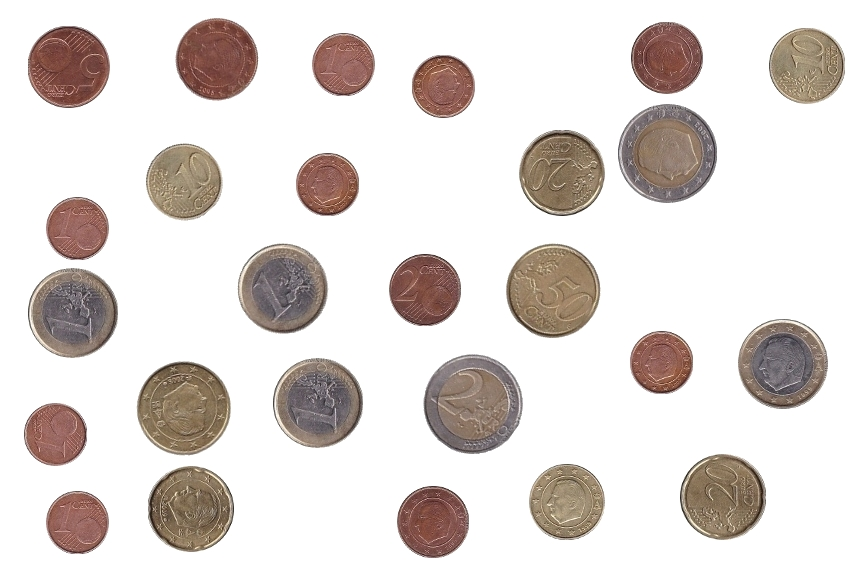
//> input picture Parciales de práctica/monedas/03_Monedas.jpg, 850 x 581 px
$ ./main   (built with g++ and OpenCV 4)
//> lines starting //> are read from the running program, lines starting //| are printed output that depends on the picture; after the words box and inside, x2 and y2 are one past the last pixel; in counts of white or black regions, pixels touching at a corner belong together
#include "opencv2/opencv.hpp"
#include "opencv2/highgui/highgui.hpp"
#include "iostream"
#include "pdi_functions.h"
#include "opencv2/video/tracking.hpp"
#include "vector"
#include "djr_functions.h"

using namespace std;
using namespace pdi;
using namespace cv;

int main(int argc,char **argv) {

//	Carga de imagenes
//	Mat imagen = imread("01_Monedas.jpg",CV_LOAD_IMAGE_GRAYSCALE);
//	Mat imagen = imread("02_Monedas.jpg",CV_LOAD_IMAGE_GRAYSCALE);
	Mat imagen = imread("03_Monedas.jpg",CV_LOAD_IMAGE_GRAYSCALE);
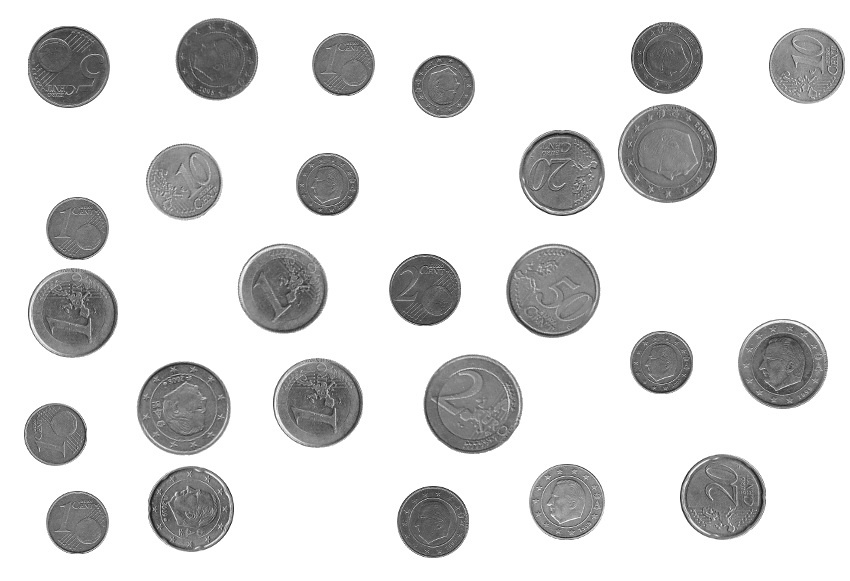
//> imagen: 581 rows x 850 cols, CV_8UC1; min 23, max 255, mean 218.6

//	Restauracion
	Mat imagen_rest;
	medianBlur(imagen,imagen_rest,7);
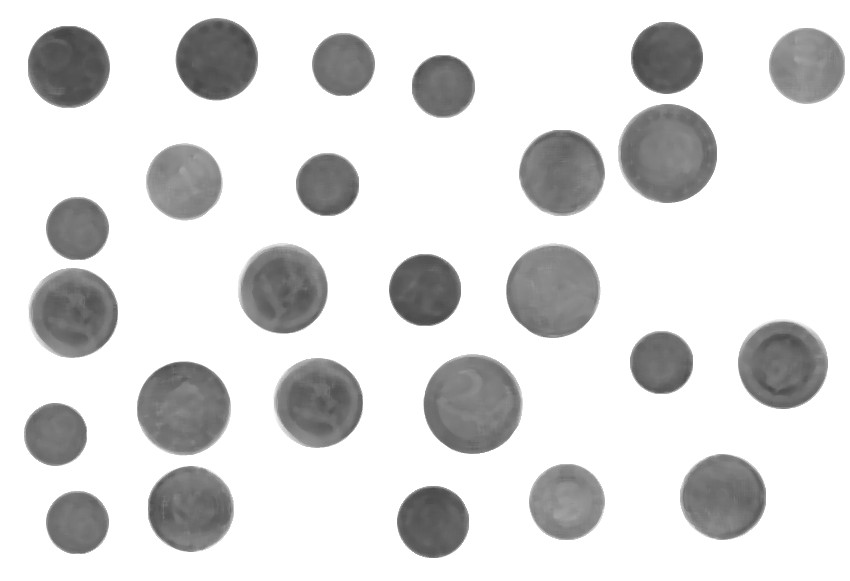
//> imagen_rest: 581 rows x 850 cols, CV_8UC1; min 70, max 255, mean 218.8

//	Umbralizacion
	Mat imagen_u;
	int nt = threshold(imagen_rest,imagen_u,0,255,THRESH_BINARY_INV|THRESH_OTSU);
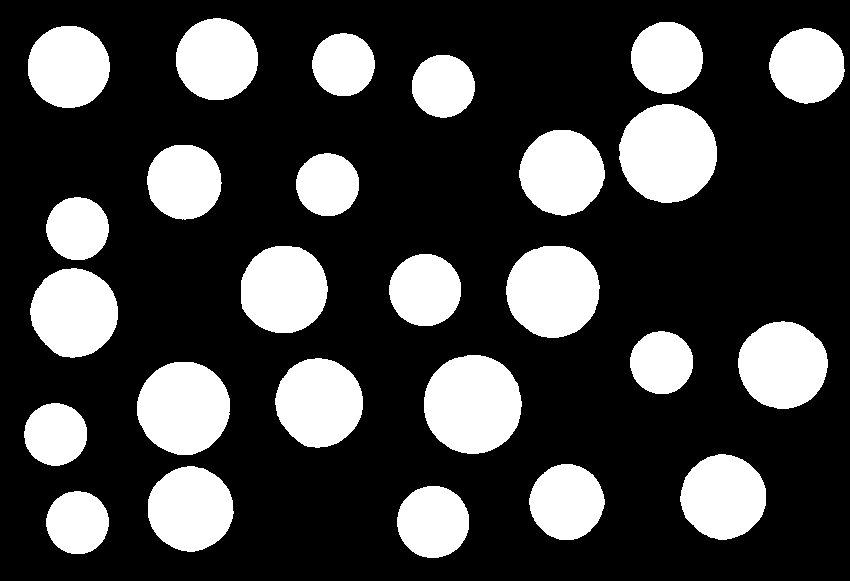
//> imagen_u: 581 rows x 850 cols, CV_8UC1; 26% white; 26 white regions, largest, box (x1, y1, x2, y2) and area: (424, 355, 522, 454) 7642, (619, 104, 717, 203) 7595, (506, 246, 600, 338) 6819
//> nt = 185

//	Cantidad de monedas
	Mat imagen_cc,imagen_est,imagen_cen;
	connectedComponentsWithStats(imagen_u,imagen_cc,imagen_est,imagen_cen);
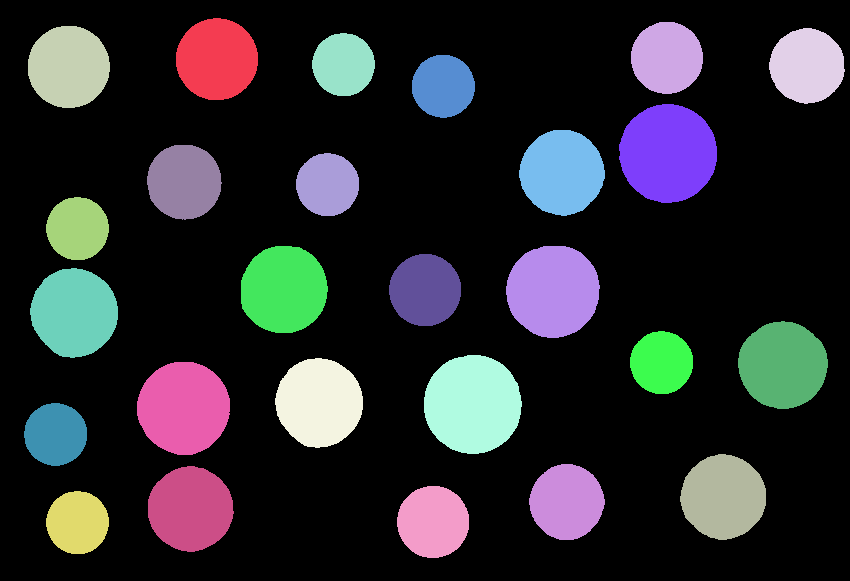
//> imagen_cc: 581 rows x 850 cols, CV_32SC1; 27 distinct labels, from 0 to 26; one colour per label, 0 black
//> imagen_est = 27 rows, first 6: [0, 0, 850, 581, 365685], [176, 18, 82, 82, 5289], [631, 22, 72, 72, 4092], [28, 26, 82, 82, 5328], [769, 28, 76, 76, 4421], [312, 33, 63, 63, 3109]; imagen_cen = 27 pairs, first value 55.14 to 806.6, second value 57.34 to 522.1
	imagen_cc.convertTo(imagen_cc,CV_8UC(1));
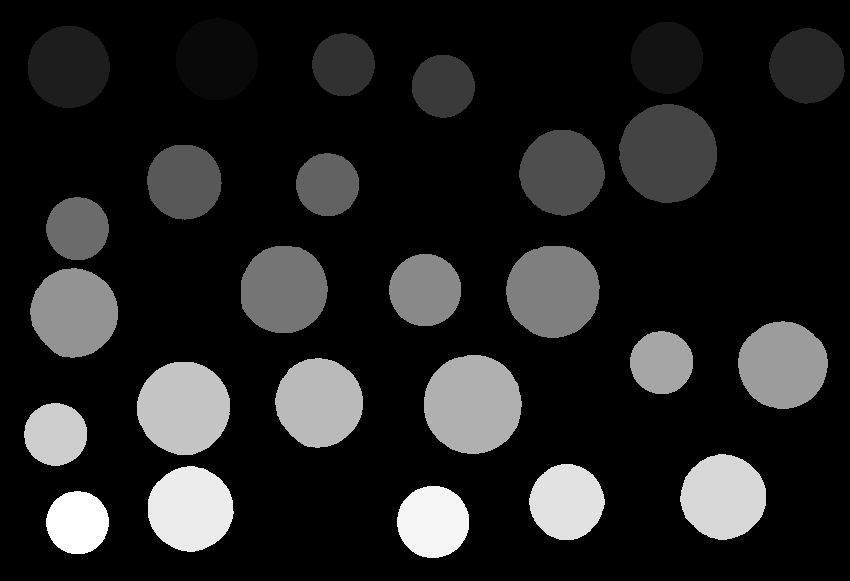
//> imagen_cc: 581 rows x 850 cols, CV_8UC1; min 0, max 26, mean 3.5; drawn with min black and max white

	double min,max;
	minMaxLoc(imagen_cc,&min,&max);
//> min = 0; max = 26
	int cantidad = max;
//> cantidad = 26
	cout<<"Cantidad: "<<cantidad<<"\n";
//| Cantidad: 26

//	Analisis
	float suma = 0;
	for(int k=1;k<imagen_est.rows;k++) {
//> (the run ends here: the program needs code that is not available in this run, at `suma += determinar_valor(imagen_est.at<int>(k,4));`)
